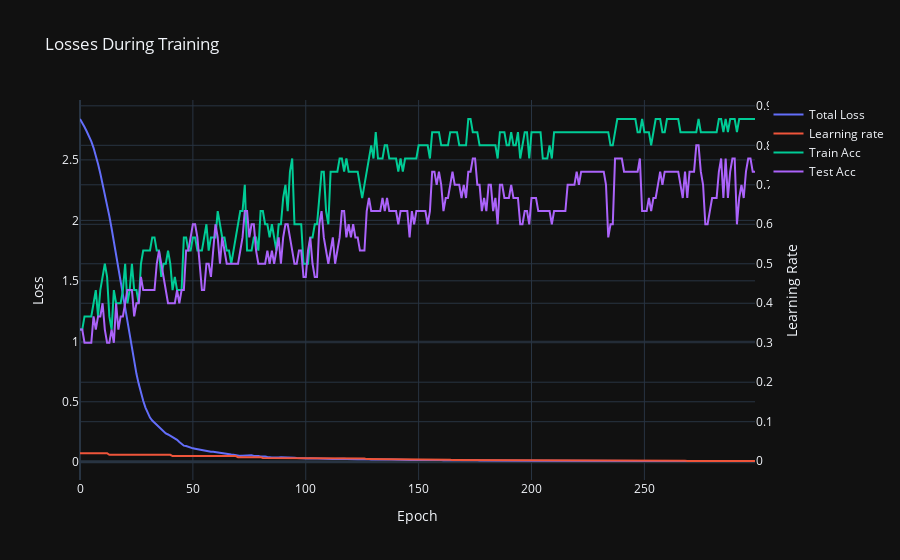

Notebook cell for this chart:
### Code cell
import plotly.graph_objects as go

# Unpack the losses
total_losses, learning_rates, train_accuracies, test_accuracies = zip(*training)

# Create a figure
fig = go.Figure()

# Add traces for pairwise and regularization losses
fig.add_trace(go.Scatter(x=list(range(len(total_losses))), y=pairwise_losses, mode='lines', name='Total Loss'))

# Create a secondary y-axis for the total loss
fig.update_layout(
    yaxis=dict(title='Pairwise and Regularization Loss'),
    yaxis2=dict(title='Learning Rate', overlaying='y', side='right')
)

# Add the total loss trace
fig.add_trace(go.Scatter(x=list(range(len(learning_rates))), y=learning_rates, mode='lines', name='Learning rate', yaxis='y2'))
fig.add_trace(go.Scatter(x=list(range(len(train_accuracies))), y=train_accuracies, mode='lines', name='Train Acc', yaxis='y2'))
fig.add_trace(go.Scatter(x=list(range(len(test_accuracies))), y=test_accuracies, mode='lines', name='Test Acc', yaxis='y2'))

# Update layout
fig.update_layout(title='Losses During Training', xaxis_title='Epoch', yaxis_title='Loss')
fig.update_layout(template='plotly_dark')

# Show the figure
fig.show()

### Figure 1 — Plotly figure (JSON) as saved in the notebook; plotly's stock layout.template omitted (floating-point values rounded to 4 significant figures; data arrays with more than 128 entries replaced by an {"elided": "..."} marker saying what was removed)
{"data": [{"mode": "lines", "name": "Total Loss", "type": "scatter", "x": {"elided": "300 int values"}, "y": {"elided": "300 float values"}}, {"mode": "lines", "name": "Learning rate", "type": "scatter", "x": {"elided": "300 int values"}, "y": {"elided": "300 float values"}, "yaxis": "y2"}, {"mode": "lines", "name": "Train Acc", "type": "scatter", "x": {"elided": "300 int values"}, "y": {"elided": "300 float values"}, "yaxis": "y2"}, {"mode": "lines", "name": "Test Acc", "type": "scatter", "x": {"elided": "300 int values"}, "y": {"elided": "300 float values"}, "yaxis": "y2"}], "layout": {"title": {"text": "Losses During Training"}, "xaxis": {"title": {"text": "Epoch"}}, "yaxis": {"title": {"text": "Loss"}}, "yaxis2": {"overlaying": "y", "side": "right", "title": {"text": "Learning Rate"}}}}
